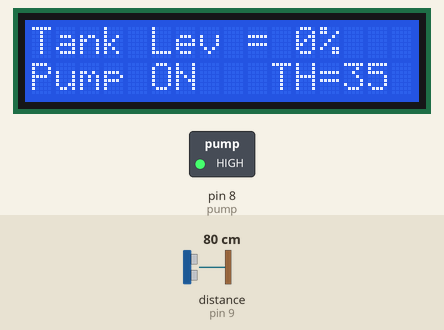
Bench run of a sketch on a simulated Arduino Uno, built with avr-gcc and run on an emulated ATmega328P. On the bench: 16×2 character LCD, switched loads named in the sketch (green lamp = pin HIGH). Wiring (inferred from the names in the program): ultrasonic range finder: trigger pin 10; echo pin 9. The test bench sets the inputs (shaded band); at power-on: distance to the obstacle (sensor on pin 9) 80 cm. The echo pulse lasts 58.3 µs per cm; pins used as bus, display or sensor lines are not drawn.

Above: at 11.2 s.
11.3 s: distance to the obstacle (sensor on pin 9) set to 8 cm
At 12.6 s:
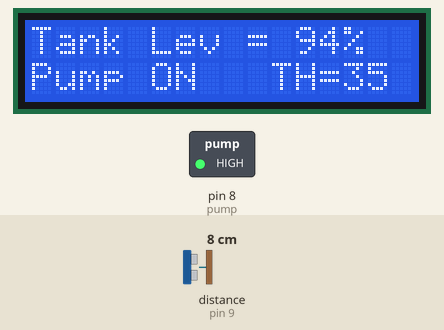
12.9 s: distance to the obstacle (sensor on pin 9) set to 5 cm
At 14.2 s:
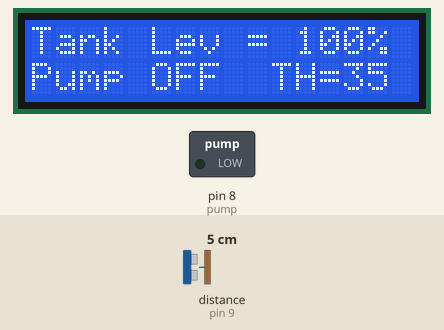
14.5 s: distance to the obstacle (sensor on pin 9) set to 23 cm
At 15.9 s:
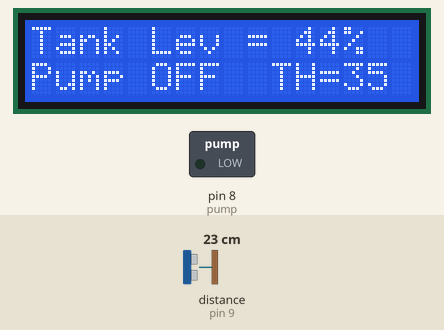
16.2 s: distance to the obstacle (sensor on pin 9) set to 28 cm
At 16.7 s:
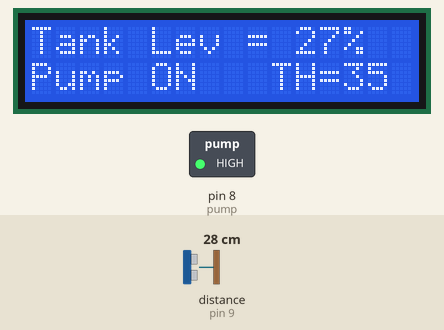
17.8 s: distance to the obstacle (sensor on pin 9) set to 120 cm
At 19.1 s:
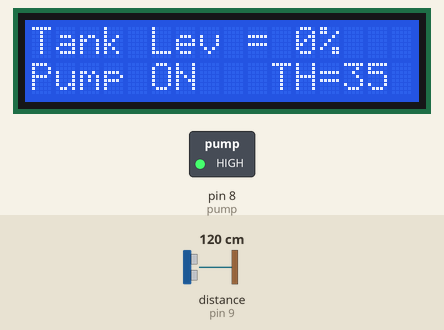
20.8 s: distance to the obstacle (sensor on pin 9) set to 2 cm
At 21.9 s:
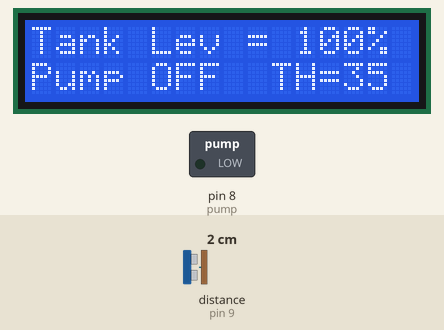
Timing chart, 0 to 23.4 s (numbered marks = the images above; inputs shaded):
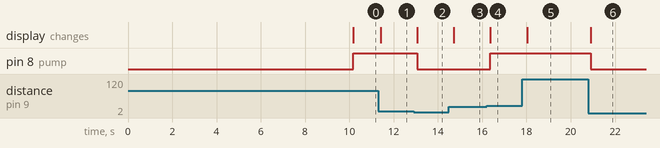

Measured:
- the behaviour switches between 7 and 6 cm on distance to the obstacle (sensor on pin 9) (found by bisection; images 1 and 2)
- the behaviour switches between 24 and 25 cm on distance to the obstacle (sensor on pin 9) (found by bisection; images 3 and 4)
- after the input at 11.3 s, the display: changes after 0.12 s (image 1)
- after the input at 12.9 s, pin 8 (pump): HIGH → LOW after 0.16 s; the display: changes after 0.16 s (image 2)
- after the input at 14.5 s, the display: changes after 0.21 s (image 3)
- after the input at 16.2 s, pin 8 (pump): LOW → HIGH after 0.16 s; the display: changes after 0.16 s (image 4)
- after the input at 17.8 s, the display: changes after 0.23 s (image 5)
- after the input at 20.8 s, pin 8 (pump): HIGH → LOW after 0.11 s; the display: changes after 0.11 s (image 6)

The sketch:

PUMP.ino
```cpp
#include <LiquidCrystal.h>
const int rs = 7, en = 6, d4 = 5, d5 = 4, d6 = 3, d7 = 2;
LiquidCrystal lcd(rs, en, d4, d5, d6, d7);

const int echoPin = 9;
const int triggerPin = 10;
const int pump = 8;
int ppp = 0;

// establish variables for duration of the ping, and the distance result
// in inches and centimeters:
long duration, cm, tankHeight = 35;

void setup() {
  lcd.begin(16, 2);
  lcd.home();
  lcd.print("   AUTOMATIC");
  lcd.setCursor(0, 1);
  lcd.print(" PUMPING SYSTEM");
  pinMode(triggerPin, OUTPUT);
  pinMode(echoPin, INPUT);
  pinMode(pump, OUTPUT);
  digitalWrite(pump, LOW);
  delay(10000);
}

void loop() {
  // The PING))) is triggered by a HIGH pulse of 2 or more microseconds.
  // Give a short LOW pulse beforehand to ensure a clean HIGH pulse:
  digitalWrite(triggerPin, LOW);
  delayMicroseconds(2);
  digitalWrite(triggerPin, HIGH);
  delayMicroseconds(5);
  digitalWrite(triggerPin, LOW);

  // The echo pin is used to read the signal from the PING))): a HIGH pulse
  // whose duration is the time (in microseconds) from the sending of the ping
  // to the reception of its echo off of an object.
  duration = pulseIn(echoPin, HIGH);

  // convert the time into a distance
  cm = microsecondsToCentimeters(duration);
  delay(100);
  int displayP = constrain(map(cm, 5, tankHeight, 100, 0), 0, 100);
  lcd.clear();
  lcd.home();
  lcd.print("Tank Lev = ");
  lcd.print(displayP);
  lcd.print("%");
  lcd.setCursor(0, 1);
  lcd.print("Pump ");
  if (displayP >= 100) {
  digitalWrite(pump, LOW);
  ppp=0;
  }
  else if (displayP < 40) {
  digitalWrite(pump, HIGH);
  ppp=1;
  }
  if (ppp == 0) {
  lcd.print("OFF");
  }
  else{
  lcd.print("ON");
  }
  lcd.setCursor(10, 1);
  lcd.print("TH=");
  lcd.print(tankHeight);
}

long microsecondsToCentimeters(long microseconds) {
  // The speed of sound is 340 m/s or 29 microseconds per centimeter.
  // The ping travels out and back, so to find the distance of the object we
  // take half of the distance travelled.
  return microseconds / 29 / 2;
}
```
